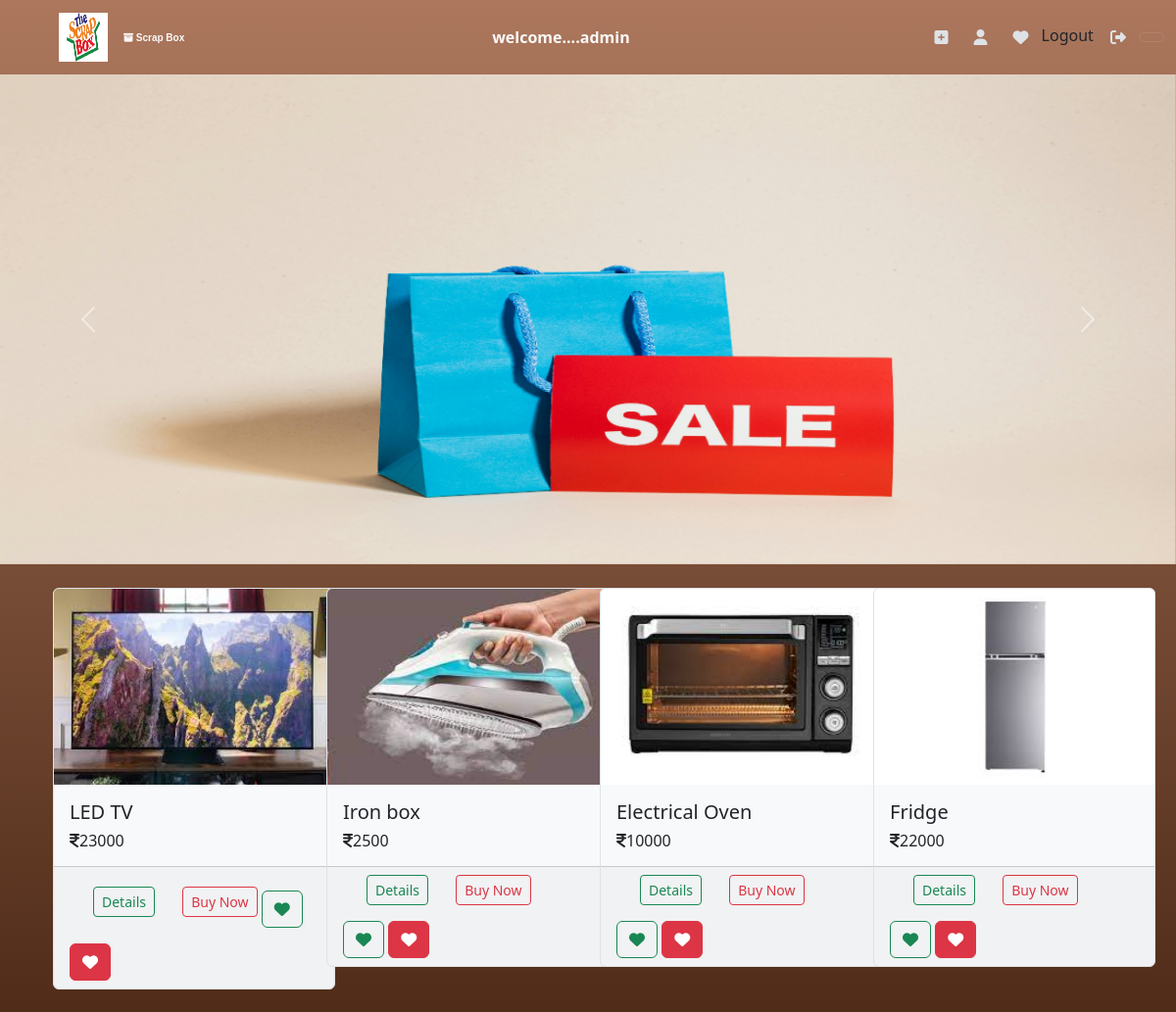
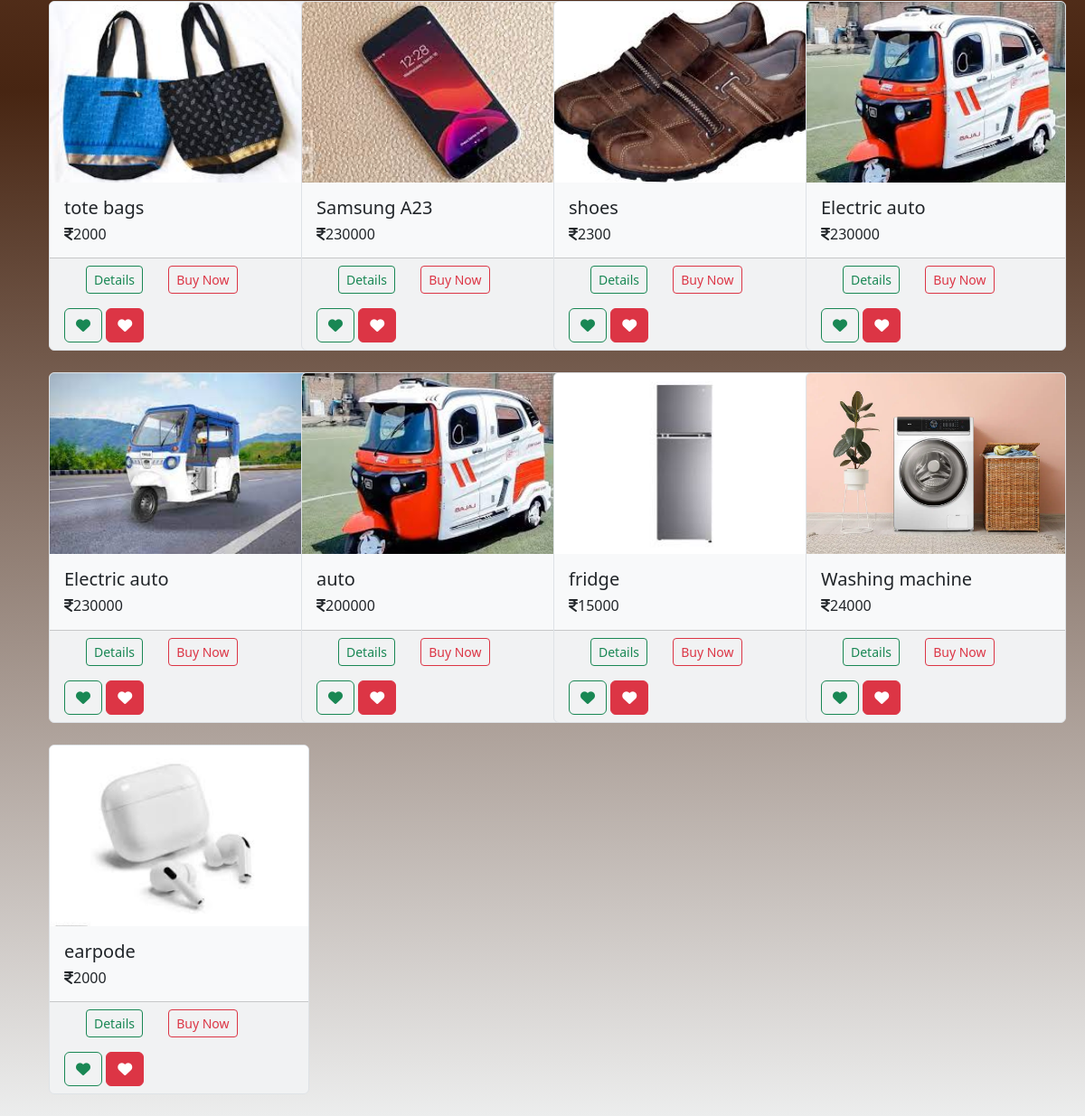
The page / (signed in) on the database its author committed (2 pictures, top to bottom).
### scrap/models.py (models this page shows, shortened)
class Scraps(models.Model):
    name=models.CharField(max_length=200)
    condition=models.CharField(max_length=200)
    price=models.PositiveIntegerField()
    picture=models.ImageField(upload_to="scrap_pic",null=True, blank=True)
    user = models.ForeignKey(User, on_delete=models.CASCADE, related_name="scrap_user")
    place=models.CharField(max_length=200)
    category=models.ForeignKey(Category,on_delete=models.CASCADE)
    created_date=models.DateTimeField(auto_now_add=True)
    status_option={
        ("sold","sold"),
        ("available","available")
    }
    status=models.CharField(max_length=200,choices=status_option,default="available")

### scrap/views.py (the view)
# urls.py: path("",views.IndexView.as_view(),name="home"),
@method_decorator(decs,name="dispatch")
class IndexView(ListView):
    template_name="home.html"
    form_class=ProductAddForm
    model=Scraps
    context_object_name="data"

### scrap/templates/home.html (shortened to what this page needs)
<!DOCTYPE html>
{%load static%}
<html lang="en">
<head>
    <link href="https://cdn.jsdelivr.net/npm/bootstrap@5.3.2/dist/css/bootstrap.min.css" rel="stylesheet">
    <link rel="stylesheet" href="https://cdnjs.cloudflare.com/ajax/libs/font-awesome/6.5.1/css/all.min.css">
  </head>
<body>
    <nav class="navbar background-color:#115151" data-bs-theme="dark">
        <div class="container-fluid">
          <a class="navbar-brand" href="#">
            <img src="{%static 'scrapboxx\images\sraps.png'%}" alt="Logo" width="50" height="50"
                class="ms-5">
        </a>
          <a class="navbar-brand custom-text" href="#" style="color: #faf9f8;">
            <i class="fas fa-archive"></i> Scrap Box
          </a>
          <span class="mx-auto"style="color: #faf9f8"><strong>welcome....{{request.user}}</strong></span>
          <a class="text-dark" href="{%url 'productadd'%}">
          <button type="button" class="btn btn background-color:#faf9f8;">
              <i class="fas fa-plus-square"></i>
          </button>
        </a>
        <a class="nav-link" href="{% url 'profiledetail' request.user.profile.id %}">
          <button type="button" class="btn btn background-color:#faf9f8;">
          <i class="fa-solid fa-user color:#faf9f8;"></i>
        </button>
        </a>
        <a class="nav-link active" aria-current="page" href="{%url 'wishlistdetail'%}">
          <button type="button" class="btn btn background-color:#faf9f8;">
            <i class="fa-solid fa-heart"></i>        </button>
        </a>
        <a class="nav-link" href="{%url 'logout' %}">Logout
          <button type="button" class="btn btn background-color:#faf9f8;">
            <i class="fa-solid fa-right-from-bracket color:#faf9f8;"></i>
            </button>
        </a>
            <button class="navbar-toggler" type="button" data-bs-toggle="collapse" data-bs-target="#navbarText" aria-controls="navbarText" aria-expanded="false" aria-label="Toggle navigation">
            </button>
    </nav>
    <div>
      <div id="carouselExample" class="carousel slide">
        <div class="carousel-inner">
          <div class="carousel-item active">
            <img src="{%static 'scrapboxx\images\pexels-karolina-grabowska-5650027.jpg'%}" class="d-block w-100" alt="..."  width=1000 height="500px">
          </div>
        </div>
        <button class="carousel-control-prev" type="button" data-bs-target="#carouselExample" data-bs-slide="prev">
          <span class="carousel-control-prev-icon" aria-hidden="true"></span>
        </button>
        <button class="carousel-control-next" type="button" data-bs-target="#carouselExample" data-bs-slide="next">
          <span class="carousel-control-next-icon" aria-hidden="true"></span>
        </button>
      </div>
    </div>
    <form action="" method="post" enctype="multipart/form-data">
      <div class="container">
        <div class="container mt-4">
            <div class="row">
                {% for scrap in data %}
                    <div class="col-md-3 mb-4">
                        <div class="card" style="width: 18rem; background-color: #f8f9fa; border: 1px solid #dee2e6;">
                            {% if scrap.picture %}
                                <a href="{% url 'product_details' scrap.id %}">
                                    <img src="{{ scrap.picture.url }}" class="card-img-top" style="height: 200px; object-fit: cover;" alt="">
                                </a>
                            {% endif %}
                            <div class="card-body">
                                <h5 class="card-title">{{ scrap.name }}</h5>
                                <h6 class="card-text"><i class="fa-solid fa-indian-rupee-sign"></i>{{ scrap.price }}</h6>
                            </div>
                            <div class="card-footer">
                                <a href="{% url 'product_details' scrap.id %}" class="btn btn-outline-success btn-sm ms-4">Details</a>
                                <a href="{% url 'buy' scrap.id%}" class="btn btn-outline-danger btn-sm ms-4">Buy Now</a>
                                <form action="{%url 'wishlist' scrap.id%}" method="post">
                                  <button class="btn btn-round btn-outline-success mt-3" name="action" value="add" type="submit"><i class="fa-solid fa-heart"></i></button>
                                  <button class="btn btn-round btn-danger mt-3" name="action" value="remove" type="submit"><i class="fa-solid fa-heart"></i></button>
                               </form>
                            </div>
                        </div>
                    </div>
                {% endfor %}
            </div>
        </div>
    </div>
  </form>
</body>
</html

### scrap/templates/home.html (style rules this page uses)
body { background: linear-gradient(to bottom,#ac775d,#472512,#eceded); ; }
.custom-text { font-size: 10px; font-family: 'Tahoma', sans-serif; font-weight: bold; }

### rows shown on the page
Scraps: picture (picture), name "LED TV", price "23000"
Scraps: picture (picture), name "Iron box", price "2500"
Scraps: picture (picture), name "Electrical Oven", price "10000"
Scraps: picture (picture), name "Fridge", price "22000"
Scraps: picture (picture), name "tote bags", price "2000"
Scraps: picture (picture), name "Samsung A23", price "230000"
Scraps: picture (picture), name "shoes", price "2300"
Scraps: picture (picture), name "Electric auto", price "230000"
Scraps: picture (picture), name "Electric auto", price "230000"
Scraps: picture (picture), name "auto", price "200000"
Scraps: picture (picture), name "fridge", price "15000"
Scraps: picture (picture), name "Washing machine", price "24000"
Scraps: picture (picture), name "earpode", price "2000"

### other values the page prints
{{ request.user }} "admin"
